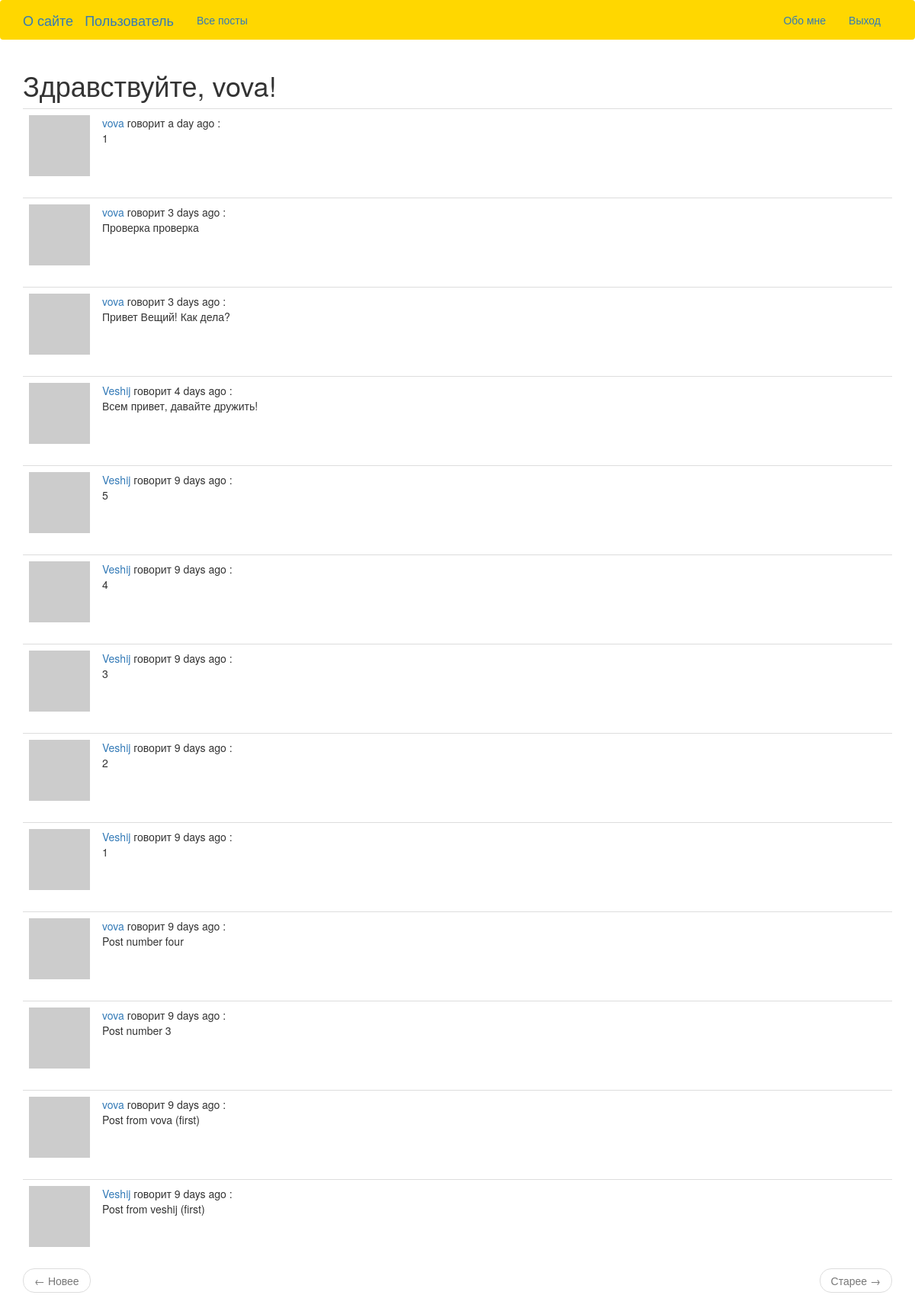
The page /explore (signed in) on the database its author committed.
### app/models.py (models this page shows, shortened)
class User(UserMixin, db.Model):
    id = db.Column(db.Integer, primary_key=True)
    username = db.Column(db.String(64), index=True, unique=True)
    email = db.Column(db.String(120), index=True, unique=True)
    password_hash = db.Column(db.String(128))
    posts = db.relationship('Post', backref='author', lazy='dynamic')
    about_me = db.Column(db.String(140))
    last_seen = db.Column(db.DateTime, default=datetime.utcnow)
    followed = db.relationship(
            'User', secondary=followers,
            primaryjoin=(followers.c.follower_id == id),
            secondaryjoin=(followers.c.followed_id == id),
            backref=db.backref('followers', lazy='dynamic'), lazy='dynamic')
    def avatar(self, size):
        digest = md5(self.email.lower().encode('utf-8')).hexdigest()
        return 'https://www.gravatar.com/avatar/{}?d=identicon&s={}'.format(digest, size)

class Post(db.Model):
    id = db.Column(db.Integer, primary_key=True)
    body = db.Column(db.String(140))
    timestamp = db.Column(db.DateTime, index=True, default=datetime.utcnow)
    user_id = db.Column(db.Integer, db.ForeignKey('user.id'))

### app/main/routes.py (the view)
@bp.route('/explore')
def explore():
    page = request.args.get('page', 1, type=int)
    posts = Post.query.order_by(Post.timestamp.desc()).paginate(
            page, current_app.config['POSTS_PER_PAGE'], False)
    next_url = url_for('explore', page=posts.next_num) \
            if posts.has_next else None
    prev_url = url_for('explore', page=posts.prev_num) \
            if posts.has_prev else None
    return render_template('index.html', title='Explore', posts=posts.items, next_url=next_url, prev_url=prev_url)

### app/main/routes.py (called while the page is built)
@bp.before_request
def before_request():
    if current_user.is_authenticated:
        current_user.last_seen = datetime.utcnow()
        db.session.commit()

### app/models.py (called while the page is built)
@login.user_loader
def load_user(id):
    return User.query.get(int(id))

### app/templates/index.html (shortened to what this page needs)
{% extends "base.html" %}
{% import 'bootstrap/wtf.html' as wtf %}
{% block app_content %}
    <h1>Здравствуйте, {{ current_user.username }}!</h1>
    {% for post in posts %}
        {% include '_post.html' %}
    {% endfor %}
    <nav aria-label="...">
        <ul class="pager">
            <li class="previous{% if not prev_url %} disabled{% endif %}">
                <a href="{{ prev_url or '#' }}">
                    <span aria-hidden="true">&larr;</span> Новее
                </a>
            </li>
            <li class="next{% if not next_url %} disabled{% endif %}">
                <a href="{{ next_url or '#' }}">
                    Старее	 <span aria-hidden="true">&rarr;</span>
                </a>
            </li>
        </ul>
    </nav>
{% endblock %}

### app/templates/_post.html
   <table class="table table-hover">
        <tr>
            <td width="70px">
                <a href="{{ url_for('main.user', username=post.author.username) }}">
                    <img src="{{ post.author.avatar(70) }}" />
                </a>
            </td>
            <td>
                <a href="{{ url_for('main.user', username=post.author.username) }}">
                    {{ post.author.username }}
                </a>
                говорит {{ moment(post.timestamp).fromNow() }} :
                <br>
                {{ post.body }}
            </td>
        </tr>
    </table>

### rows shown on the page
User: username "vova"
Post: author.username "vova", timestamp "a day ago", body "1"
Post: author.username "vova", timestamp "3 days ago", body "Проверка проверка"
Post: author.username "vova", timestamp "3 days ago", body "Привет Вещий! Как дела?"
Post: author.username "Veshij", timestamp "4 days ago", body "Всем привет, давайте дружить!"
Post: author.username "Veshij", timestamp "9 days ago", body "5"
Post: author.username "Veshij", timestamp "9 days ago", body "4"
Post: author.username "Veshij", timestamp "9 days ago", body "3"
Post: author.username "Veshij", timestamp "9 days ago", body "2"
Post: author.username "Veshij", timestamp "9 days ago", body "1"
Post: author.username "vova", timestamp "9 days ago", body "Post number four"
Post: author.username "vova", timestamp "9 days ago", body "Post number 3"
Post: author.username "vova", timestamp "9 days ago", body "Post from vova (first)"
Post: author.username "Veshij", timestamp "9 days ago", body "Post from veshij (first)"
